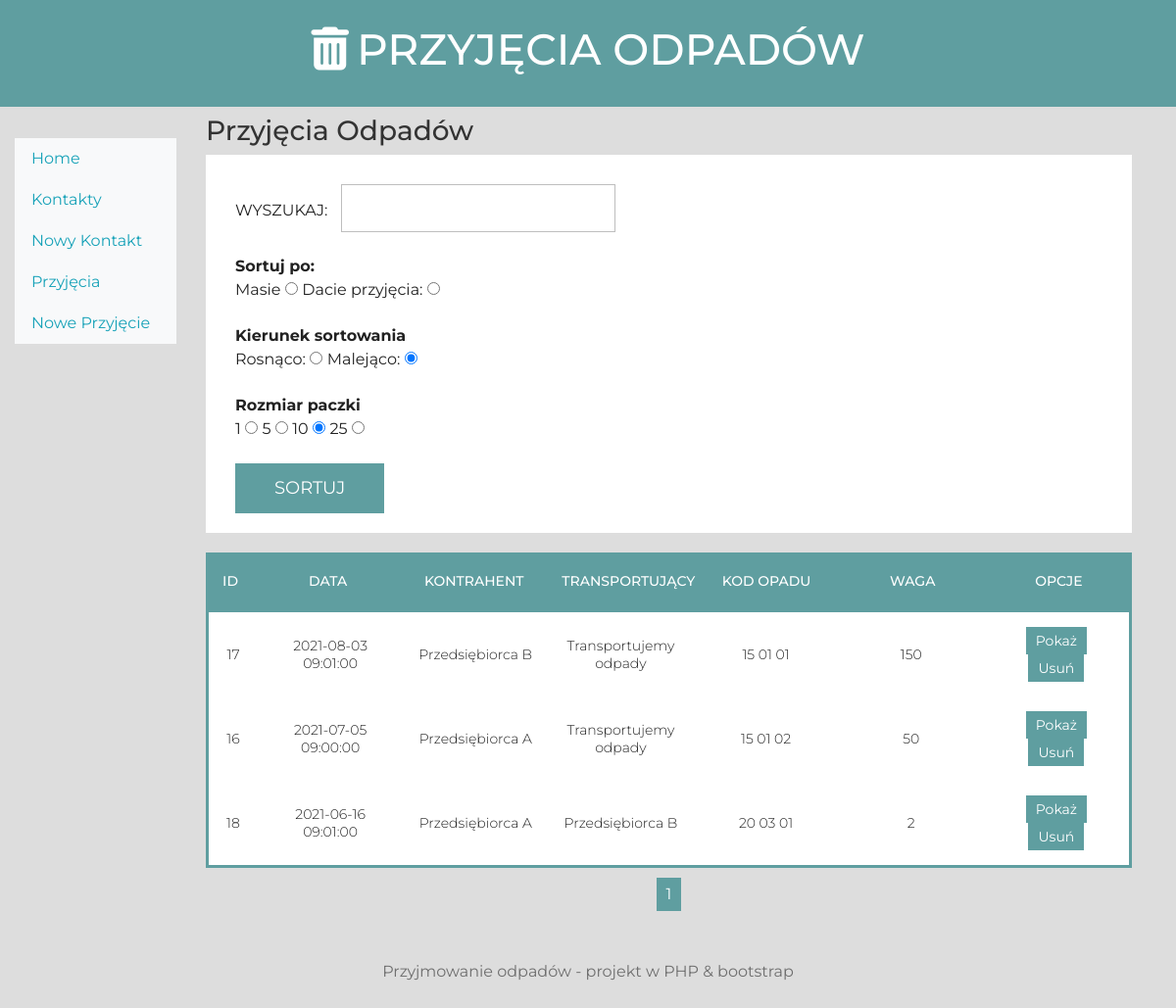
The page /?module=waste&action=wasteReceiveList on the database its author committed.
### tables this page shows
CREATE TABLE `wastereceive` (
  `id` int(11) NOT NULL,
  `date` datetime NOT NULL,
  `customer_id` int(11) NOT NULL,
  `transporter_id` int(11) NOT NULL,
  `plateNumber` varchar(15) NOT NULL,
  `carWeightBrutto` float NOT NULL,
  `carWeightNetto` float NOT NULL,
  `WasteWeight` float NOT NULL,
  `wasteType` varchar(50) NOT NULL,
  `warehouse` varchar(50) NOT NULL,
  `description` varchar(500) NOT NULL,
  `created` datetime NOT NULL
);

CREATE TABLE `contacts` (
  `id` int(11) NOT NULL,
  `name` varchar(250) NOT NULL,
  `nip` varchar(10) NOT NULL,
  `address` varchar(150) NOT NULL,
  `zip_code` varchar(6) NOT NULL,
  `city` varchar(50) NOT NULL,
  `bdo_number` varchar(9) NOT NULL,
  `created` datetime NOT NULL,
  `description` text NOT NULL
);

### src/Request.php (called while the page is built, shortened)
<?php
class Request
{
    private array $get = [];
    public function __construct(array $get, array $post, array $server)
    {
        $this-> get=$get;
    }
    public function getParam(string $name, $default = null)
    {
        return $this->get[$name] ?? $default;
    }
}

### src/View.php (called while the page is built, shortened)
<?php
class View
{
  public function render(string $page, array $params): void
  {
    $params = $this->escape($params);
    require_once("templates/layout.php");
  }
    private function escape(array $params): array
    {
        $clearParams =[];
        foreach($params as $key => $param){
            switch(true){
              case is_array($param):
                $clearParams[$key] = $this->escape($param);
              break;
              case is_int($param):
                $clearParams[$key] = $param;
              break;
              case $param:
                $clearParams[$key] = htmlentities($param);
              break;
              default:
                $clearParams[$key] = $param;
              break;
            }
        }
        return $clearParams;
     }
}

### src/Controller/WasteController.php (called while the page is built, shortened)
<?php
class WasteController extends AbstractController
{
  public function wasteReceiveListAction(): void
  {
    $page = 'wasteReceiveList';
    $pageNumber = (int) $this ->request->getParam('page', 1);
    $pageSize = (int) $this ->request->getParam('pagesize', self::PAGE_SIZE);
    $sortBy = $this ->request->getParam('sortby', 'name');
    $sortOrder = $this ->request->getParam('sortorder', 'desc');
    $phrase  = $this ->request->getParam('phrase', null);
       if ($phrase) {
        $receiveWasteCount = $this ->wasteReceiveModel->getSearchCount($phrase);
        $receivesWaste = $this -> wasteReceiveModel -> searchReceives($pageNumber, $pageSize, $sortBy, $sortOrder, $phrase);
       }else {
        $receiveWasteCount = $this ->wasteReceiveModel->getCount();
        $receivesWaste = $this -> wasteReceiveModel -> getReceives($pageNumber, $pageSize, $sortBy, $sortOrder);
       }
        $viewParams = [
            'page' => [
              'number' => $pageNumber,
              'size' => $pageSize,
              'pages' => (int) ceil($receiveWasteCount/$pageSize)
            ],
            'sort' => [
              'by' => $sortBy,
              'order' => $sortOrder
            ],
          'phrase' => $phrase,
           'receivesWaste' =>  $receivesWaste,
           'before' => $this->request->getParam('before'),
           'error' => $this->request->getParam('error')
        ];
    $this->view->render($page, $viewParams ?? []);
  }
}

### src/Model/AbstractModel.php (called while the page is built, shortened)
<?php
abstract class AbstractModel{
  private function createConnection(array $config): void
  {
    $dsn = "mysql:dbname={$config['database']};host={$config['host']}";
    $this->conn = new PDO(
      $dsn,
      $config['user'],
      $config['password'],
      [
        PDO::ATTR_ERRMODE => PDO::ERRMODE_EXCEPTION
      ]
    );
  }
}

### src/Model/WasteReceiveModel.php (called while the page is built, shortened)
<?php
class WasteReceiveModel extends AbstractModel
{
public function getReceives(int $pageNumber, int $PageSize, string $sortBy, string $sortOrder): array
{
  return $this->findBy($pageNumber, $PageSize, $sortBy, $sortOrder, null);
}
  private function findBy(int $pageNumber, int $PageSize, string $sortBy, string $sortOrder, ?string $phrase):array
  {
    try {
      $limit = $PageSize;
      $offset = ($pageNumber-1)*$PageSize;
    if (!in_array($sortBy,['date', 'wasteWeight'])){
      $sortBy = 'date';
    }
    $wherePart='WHERE wastereceive.customer_id = c1.id and wastereceive.transporter_id = c2.id ';
    $query = "SELECT wastereceive.id, wastereceive.date, c1.name as customer_id, c2.name as transporter_id, wastereceive.wasteType, wastereceive.WasteWeight
    FROM wastereceive, contacts c1, contacts c2
    $wherePart
    ORDER BY $sortBy $sortOrder
    LIMIT $offset, $limit";
    $result  = $this->conn->query($query);
      $receivesWaste = $result->fetchAll(PDO::FETCH_ASSOC);
  return $receivesWaste;
  }catch(Throwable $e){
    throw new StorageException('Nie udało się pobrać przyjęć', 400, $e);
    }
 }
}

### templates/pages/wasteReceiveList.php (the view, shortened to what this page needs)
<h3> Przyjęcia Odpadów </h3>
<div class="list">
  <section>
    <?php
      $sort = $params ['sort'] ?? [];
      $by = $sort['by'] ?? 'name';
      $order = $sort['order'] ?? 'asc';
      $page = $params ['page'] ?? [];
      $size = $page ['size'] ?? 10;
      $pages = $page['pages'] ?? 1;
      $phrase = $params['phrase'] ?? null;
    ?>
  <div>
      <form class ="settings-form" method="GET" action="/?module=waste&action=wasteReceiveList&" module="contacts">
    <div>
      <label>Wyszukaj:<input type="text" name="phrase" value="<?php echo $phrase?>"/></label>
    </div>
    <div>
    <div>Sortuj po: </div>
        <label> Masie <input name ="sortby" type="radio" value="wasteWeight"
            <?php echo $by ==='wasteWeight' ? 'checked' : '' ?>
        /> </label>
        <label> Dacie przyjęcia: <input name ="sortby" type="radio" value="date"
          <?php echo $by ==='date' ? 'checked' : '' ?>
        /> </label>
  </div>
  <div>
      <div>Kierunek sortowania</div>
        <label> Rosnąco: <input name ="sortorder" type="radio" value="asc"
          <?php echo $order ==='asc' ? 'checked' : '' ?>
        /> </label>
        <label> Malejąco: <input name ="sortorder" type="radio" value="desc"
        <?php echo $order ==='desc' ? 'checked' : '' ?>
        /> </label>
        </div>
        <div>
        <div> Rozmiar paczki </div>
        <label> 1 <input name ="pagesize" type="radio" value="1" <?php echo $size === 1 ? 'checked' : '' ?> /> </label>
        <label> 5 <input name ="pagesize" type="radio" value="5" <?php echo $size === 5 ? 'checked' : '' ?> /> </label>
        <label> 10 <input name ="pagesize" type="radio" value="10" <?php echo $size === 10 ? 'checked' : '' ?> /> </label>
        <label> 25 <input name ="pagesize" type="radio" value="25" <?php echo $size === 25 ? 'checked' : '' ?> /> </label>
        </div>
        <input type="submit" value="Sortuj" />
    </form>
  </div>
    <div class="tbl-header">
      <table cellpadding="0" cellspacing="0" border="0">
        <thead>
          <tr>
            <th>ID</th>
            <th>Data</th>
            <th>Kontrahent</th>
            <th>Transportujący</th>
            <th>Kod Opadu</th>
            <th>Waga</th>
            <th>Opcje</th>
          </tr>
        </thead>
      </table>
    </div>
    <div class="tbl-content">
      <table cellpadding="0" cellspacing="0" border="0">
        <tbody>
          <?php
            foreach($params['receivesWaste'] ?? [] as $receiveWaste): ?>
              <tr>
                <td>
                  <?php echo  $receiveWaste['id']; ?>
                </td>
                <td>
                  <?php echo $receiveWaste['date']; ?>
                </td>
                <td>
                  <?php echo $receiveWaste['customer_id']; ?>
                </td>
                <td>
                  <?php echo $receiveWaste['transporter_id']; ?>
                </td>
                <td>
                  <?php echo $receiveWaste['wasteType']; ?>
                </td>
                <td>
                  <?php echo $receiveWaste['WasteWeight']; ?>
                </td>
                <td>
                  <a href="/?module=waste&action=show&id=<?php echo(int) $receiveWaste['id']; ?>"><button> Pokaż</button></a>
                  <a href="/?module=waste&action=delete&id=<?php echo(int) $receiveWaste['id']; ?>"><button> Usuń</button></a>
                </td>
              </tr>
          <?php endforeach ; ?>
        </tbody>
      </table>
    </div>
    <?php
      $paginationUrl = "/?module=waste&action=wasteReceiveList&sortby=$by&sortorder=$order&pagesize=$size&phrase=$phrase"
    ?>
    <ul class="pagination">
            <?php for ($i=1; $i <= $pages; $i++): ?>
                <li>
                  <a href="<?php echo $paginationUrl ?>&page=<?php echo $i ?>">
                    <button> <?php echo $i ?> </button>
                  </a>
                </li>
            <?php endfor; ?>
    </ul>
  </section>
</div>

### index.php (shortened to what this page needs)
<?php
spl_autoload_register(function (string $classNamespace) {
  $path = "src/" . $classNamespace . '.php';
  $path = str_replace(
    ["\\", "App/"],
    ["/", ""],
    $path
  );
});
$request = new Request($_GET, $_POST, $_SERVER);
try {
  $module = $request->getParam("module");
  switch ($module) {
    case 'waste':
      (new WasteController($request))->run();
      break;
  }
} catch (ConfigurationException $e) {
  echo '<h1>Wystąpił błąd w aplikacji</h1>';
  echo 'Problem z applikacją, proszę spróbować za chwilę.';
} catch (AppException $e) {
  echo '<h1>Wystąpił błąd w aplikacji</h1>';
  echo '<h3>' . $e->getMessage() . '</h3>';
} catch (\Throwable $e) {
  echo '<h1>Wystąpił błąd w aplikacji</h1>';
  dump($e);
}

### src/Controller/AbstractController.php (shortened to what this page needs)
<?php
abstract class AbstractController
{
  protected Request $request;
  protected View $view;
  public function __construct(Request $request)
  {
    $this->request = $request;
    $this->view = new View();
  }
  public function run(): void
  {
    try {
      $action = $this->action() . 'Action';
      if (method_exists($this, $action)) {
        $this->$action();
      } else {
        $action = self::DEFAULT_ACTION . 'Action';
      }
    } catch (StorageException $e) {
      $this->view->render(
        'error',
        ['message' => $e->getMessage()]
      );
    } catch (NotFoundException $e) {
      $this->redirect('/', ['error' => 'contactNotFound']);
    }
  }
  private function action(): string
  {
    return $this->request->getParam('action', self::DEFAULT_ACTION);
  }
}

### templates/layout.php (shortened to what this page needs)
<html lang="pl">
<head>
  <link rel="stylesheet" href="https://cdn.jsdelivr.net/npm/bootstrap@4.6.0/dist/css/bootstrap.min.css">
  <link href="../public/style.css" rel="stylesheet">
</head>
<body>
  <header>
    <div class="container-fluid p-4 bg-cadetblue mb-2">
      <h1><i class="fas fa-trash-alt pr-2"></i>Przyjęcia Odpadów</h1>
    </div>
  </header>
  <main class="container-fluid row">
    <nav class="col-4 col-lg-2 mt-4 flex-column">
      <a class="nav-link bg-light text-info border border-light" href="/">Home</a>
      <a class="nav-link bg-light text-info border border-light" href="/?module=contacts&action=contactsList">Kontakty</a>
      <a class="nav-link bg-light text-info border border-light" href="/?module=contacts&action=createContact">Nowy Kontakt</a>
      <a class="nav-link bg-light text-info border border-light" href="/?module=waste&action=wasteReceiveList">Przyjęcia</a>
      <a class="nav-link bg-light text-info border border-light" href="/?module=waste&action=wasteReceiveCreate">Nowe Przyjęcie</a>
    </nav>
    <section class="col-8 col-lg-10">
      <?php require_once("templates/pages/$page.php");
      ?>
    </section>
  </main>
  <footer class="">
    <div class="container-fluid p-4 bg-cadetblue mb-2 text-center">
      <p class="text-black-50">Przyjmowanie odpadów - projekt w PHP & bootstrap</p>
    </div>
  </footer>
</body>
</html>

### public/style.css (style rules this page uses)
* { box-sizing: border-box; margin: 0; padding: 0; }
header .bg-cadetblue { background-color: cadetblue; }
body { font-family: 'Montserrat', sans-serif; color: #333; background-color: #ddd; margin: 0; }
h1 { font-size: 44px; color: #fff; text-transform: uppercase; text-align: center; }
form { background-color: white; padding: 30px 30px 20px 30px; color: #222; }
form label { margin: 0 0 3px 0; padding: 0px; display: block; color: #222; font-weight: normal; }
form input[type=text], form input[type=date], form input[type=datetime], form input[type=number], form input[type=search], form input[type=time], form input[type=url], form input[type=email], textarea, select { box-sizing: border-box; -webkit-box-sizing: border-box; -moz-box-sizing: border-box; border: 1px solid #BEBEBE; padding: 7px; margin: 0px; outline: none; }
form input[type=submit], form input[type=button] { background: cadetblue; border: none; color: #fff; font-size: 18px; text-transform: uppercase; padding: 12 40px; cursor: pointer; }
form>div { font-weight: bold; margin-right: 20px; margin-bottom: 20px; }
form>div:first-child { margin-bottom: 20px; }
form>div:first-child>label:first-child { text-transform: uppercase; font-weight: normal }
form>div:first-child>label:first-child>input { margin-left: 14px; font-family: montserrat; outline: none; font-size: 22px; }
.list { margin: 0; }
table { width: 100%; table-layout: fixed; }
.tbl-header { margin-top: 20px; background-color: cadetblue; color: white; }
.tbl-content { overflow-x: auto; margin-top: 0px; border: 3px solid cadetblue; color: #222; background-color: white; }
th { padding: 20px 15px; text-align: center; font-weight: 500; font-size: 14px; color: #fff; text-transform: uppercase; }
td { padding: 15px; text-align: center; vertical-align: middle; font-weight: 300; font-size: 14px; color: #222; }
tr>td:nth-child(1) { width: 50px; }
tr>th:nth-child(1) { width: 50px; }
.pagination { list-style: none; display: flex; flex-wrap: wrap; flex-direction: row; justify-content: center; align-items: auto; align-content: center }
.pagination li { flex: 0 0 auto; margin: 10px; }
.pagination li button { cursor: pointer; }
.settings-form label { display: inline-block; }
button { border: none; background-color: cadetblue; padding: 5px 10px; color: white; cursor: pointer; }

### rows shown on the page
wastereceive: id "17", date "2021-08-03 09:01:00", contacts.name "Przedsiębiorca B", contacts.name "Transportujemy odpady", wasteType "15 01 01", WasteWeight "150"
wastereceive: id "16", date "2021-07-05 09:00:00", contacts.name "Przedsiębiorca A", contacts.name "Transportujemy odpady", wasteType "15 01 02", WasteWeight "50"
wastereceive: id "18", date "2021-06-16 09:01:00", contacts.name "Przedsiębiorca A", contacts.name "Przedsiębiorca B", wasteType "20 03 01", WasteWeight "2"
